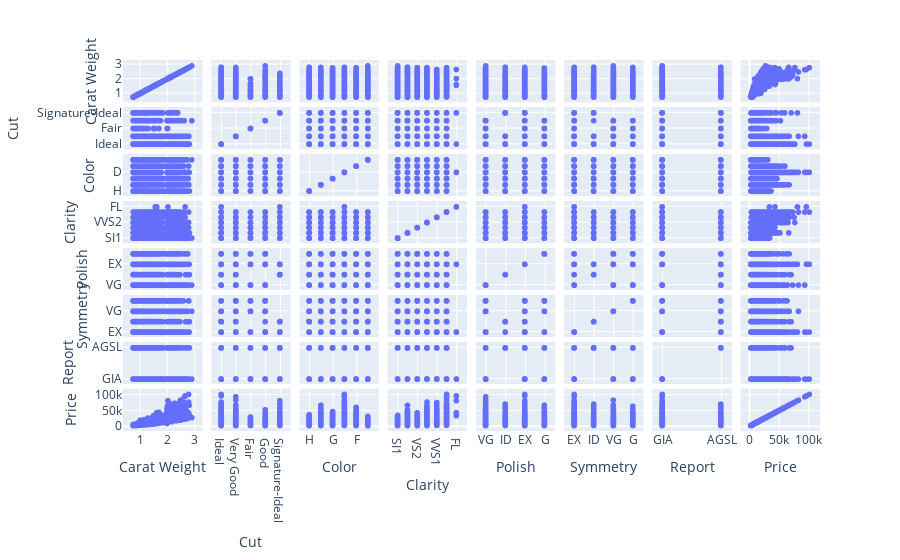

Notebook code for this chart:
### Code cell
fig = px.scatter_matrix(df,
                        dimensions = features,
                        height = 800,
                       )

fig.show()

### Figure 1 — Plotly figure (JSON) as saved in the notebook; plotly's stock layout.template omitted (floating-point values rounded to 4 significant figures; data arrays with more than 128 entries replaced by an {"elided": "..."} marker saying what was removed)
{"data": [{"dimensions": [{"axis": {"matches": true}, "label": "Carat Weight", "values": {"elided": "6000 float values"}}, {"axis": {"matches": true}, "label": "Cut", "values": {"elided": "6000 str values"}}, {"axis": {"matches": true}, "label": "Color", "values": {"elided": "6000 str values"}}, {"axis": {"matches": true}, "label": "Clarity", "values": {"elided": "6000 str values"}}, {"axis": {"matches": true}, "label": "Polish", "values": {"elided": "6000 str values"}}, {"axis": {"matches": true}, "label": "Symmetry", "values": {"elided": "6000 str values"}}, {"axis": {"matches": true}, "label": "Report", "values": {"elided": "6000 str values"}}, {"axis": {"matches": true}, "label": "Price", "values": {"elided": "6000 int values"}}], "hovertemplate": "%{xaxis.title.text}=%{x}<br>%{yaxis.title.text}=%{y}<extra></extra>", "legendgroup": "", "marker": {"color": "#636efa", "symbol": "circle"}, "name": "", "showlegend": false, "type": "splom"}], "layout": {"autosize": true, "dragmode": "select", "legend": {"tracegroupgap": 0}, "margin": {"t": 60}, "xaxis": {"autorange": true, "range": [0.4083, 3.252], "type": "linear"}, "xaxis2": {"autorange": true, "range": [-0.6329, 4.633], "type": "category"}, "xaxis3": {"autorange": true, "range": [-0.7911, 5.791], "type": "category"}, "xaxis4": {"autorange": true, "range": [-0.9493, 6.949], "type": "category"}, "xaxis5": {"autorange": true, "range": [-0.4746, 3.475], "type": "category"}, "xaxis6": {"autorange": true, "range": [-0.4746, 3.475], "type": "category"}, "xaxis7": {"autorange": true, "range": [-0.1582, 1.158], "type": "category"}, "xaxis8": {"autorange": true, "range": [-13540.0, 117300.0], "type": "linear"}, "yaxis": {"autorange": true, "range": [0.4083, 3.252], "type": "linear"}, "yaxis2": {"autorange": true, "range": [-0.6329, 4.633], "type": "category"}, "yaxis3": {"autorange": true, "range": [-0.7911, 5.791], "type": "category"}, "yaxis4": {"autorange": true, "range": [-0.9493, 6.949], "type": "category"}, "yaxis5": {"autorange": true, "range": [-0.4746, 3.475], "type": "category"}, "yaxis6": {"autorange": true, "range": [-0.4746, 3.475], "type": "category"}, "yaxis7": {"autorange": true, "range": [-0.1582, 1.158], "type": "category"}, "yaxis8": {"autorange": true, "range": [-13540.0, 117300.0], "type": "linear"}}}
